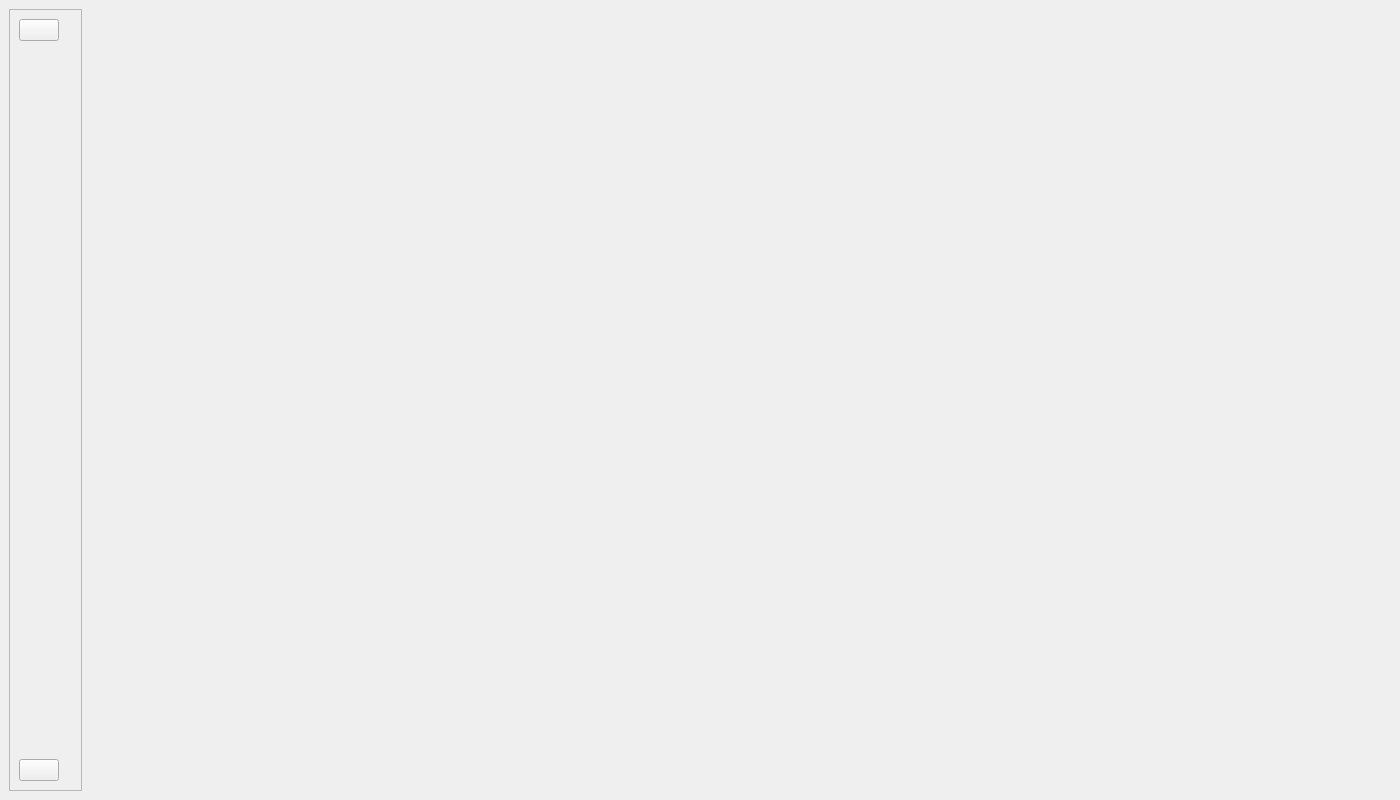
<?xml version="1.0" encoding="UTF-8"?>
<ui version="4.0">
 <class>MainWindow</class>
 <widget class="QMainWindow" name="MainWindow">
  <property name="geometry">
   <rect>
    <x>0</x>
    <y>0</y>
    <width>1400</width>
    <height>800</height>
   </rect>
  </property>
  <property name="windowTitle">
   <string>Main Window</string>
  </property>
  <widget class="QWidget" name="centralwidget">
   <layout class="QHBoxLayout" name="horizontalLayout">
    <item>
     <widget class="QFrame" name="sidebar">
      <property name="frameShape">
       <enum>QFrame::StyledPanel</enum>
      </property>
      <property name="frameShadow">
       <enum>QFrame::Raised</enum>
      </property>
      <property name="fixedWidth" stdset="0">
       <number>150</number>
      </property>
      <layout class="QVBoxLayout" name="verticalLayout">
       <item>
        <layout class="QHBoxLayout" name="homeLayout">
         <item alignment="Qt::AlignHCenter">
          <widget class="QPushButton" name="homeIconButton">
           <property name="icon">
            <iconset>
             <normaloff>resources/icons/home.png</normaloff>resources/icons/home.png</iconset>
           </property>
           <property name="fixedSize" stdset="0">
            <size>
             <width>20</width>
             <height>20</height>
            </size>
           </property>
          </widget>
         </item>
         <item alignment="Qt::AlignHCenter">
          <widget class="QLabel" name="homeLabel">
           <property name="fixedHeight" stdset="0">
            <number>50</number>
           </property>
          </widget>
         </item>
        </layout>
       </item>
       <item>
        <spacer name="spacerItem1">
         <property name="orientation">
          <enum>Qt::Vertical</enum>
         </property>
         <property name="sizeHint" stdset="0">
          <size>
           <width>20</width>
           <height>40</height>
          </size>
         </property>
        </spacer>
       </item>
       <item>
        <layout class="QHBoxLayout" name="createBillLayout">
         <item alignment="Qt::AlignHCenter">
          <widget class="QPushButton" name="createBillIconButton">
           <property name="icon">
            <iconset>
             <normaloff>resources/icons/home.png</normaloff>resources/icons/home.png</iconset>
           </property>
           <property name="fixedSize" stdset="0">
            <size>
             <width>20</width>
             <height>20</height>
            </size>
           </property>
          </widget>
         </item>
         <item alignment="Qt::AlignHCenter">
          <widget class="QLabel" name="createBillLabel">
           <property name="fixedHeight" stdset="0">
            <number>50</number>
           </property>
          </widget>
         </item>
        </layout>
       </item>
      </layout>
     </widget>
    </item>
    <item>
     <widget class="QStackedWidget" name="stackedWidget"/>
    </item>
   </layout>
  </widget>
 </widget>
 <resources/>
 <connections/>
</ui>
